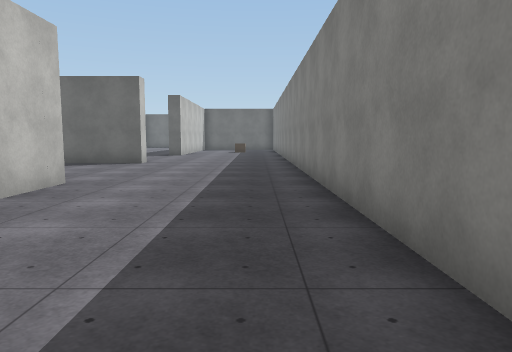
[1] (above)

20 first-person views from a walk through a scene from a Unity 3-D project. The camera is 1.5 m above the floor, tilts 6° down and sees 70° across. The floor is counted in squares, 2 m on a side. Each view is taken from the middle of a square. On the plan, view 1 faces up. The plan holds only what a view shows up to about 11 squares ahead; the rest is blank. The place goes on beyond the plan. Surface patterns are stand-ins for the level's own textures.

[2]
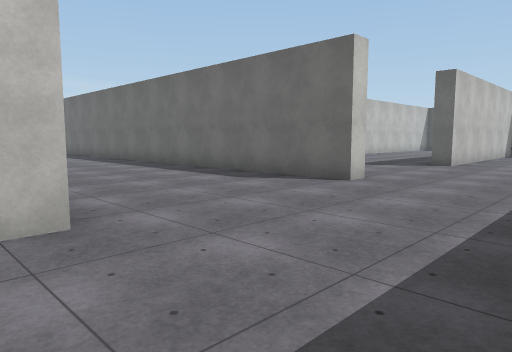

[3]
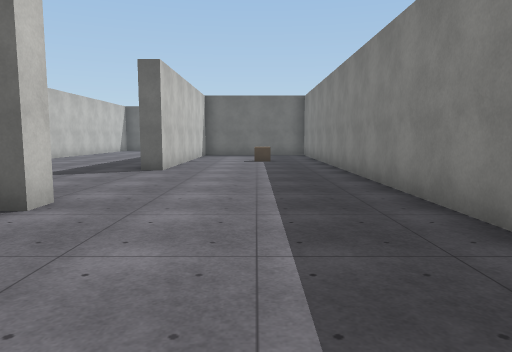

[4]
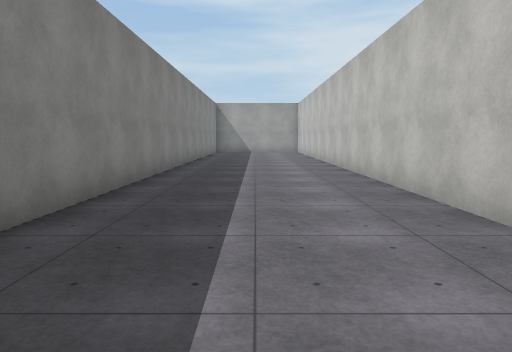

[5]
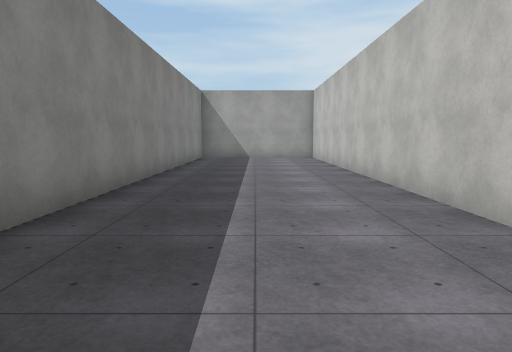

[6]
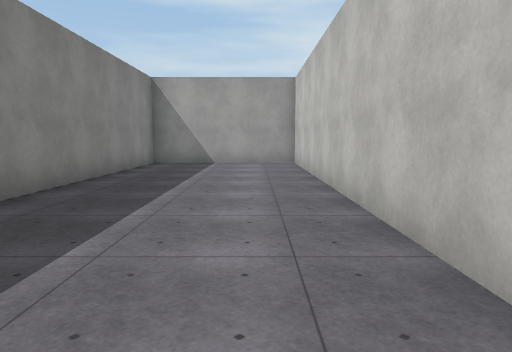

[7]
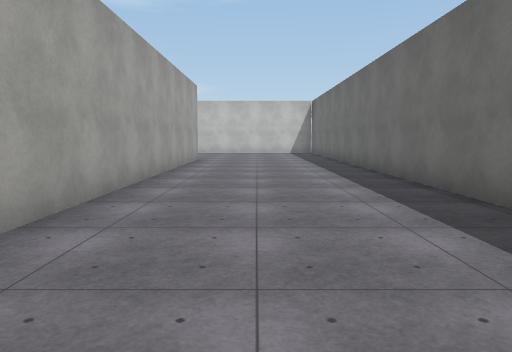

[8]
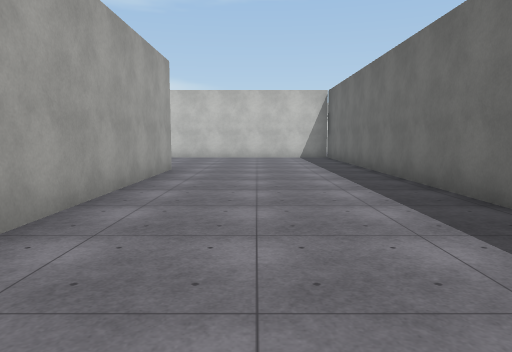

[9]
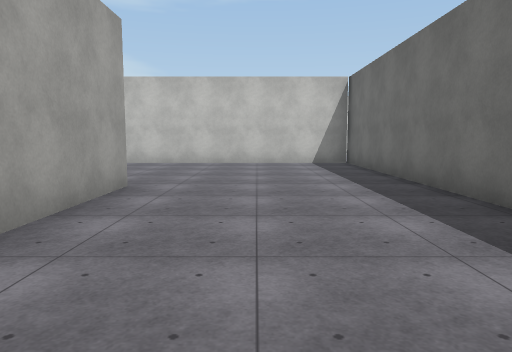

[10]
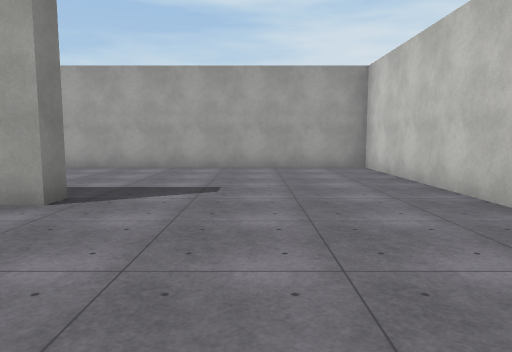

[11]
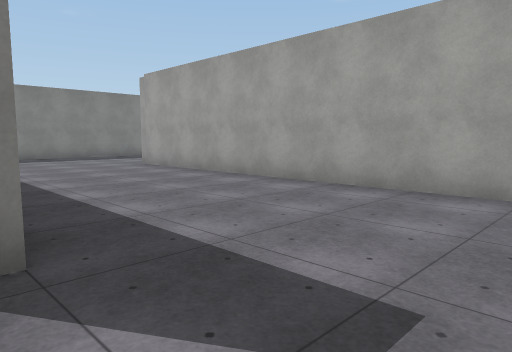

[12]
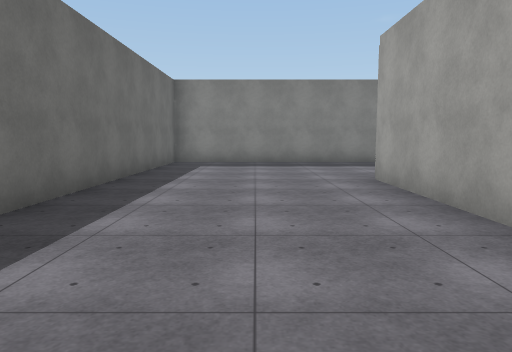

[13]
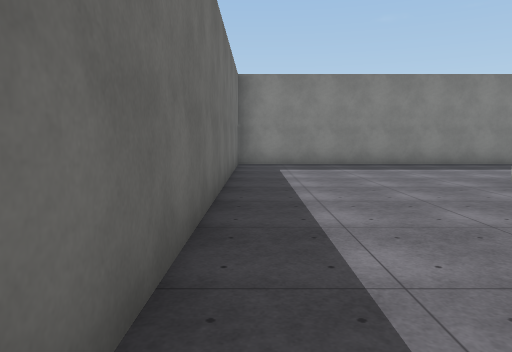

[14]
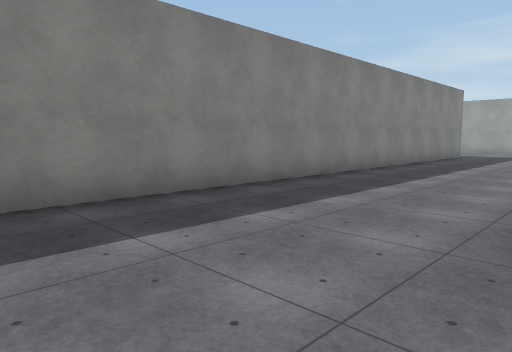

[15]
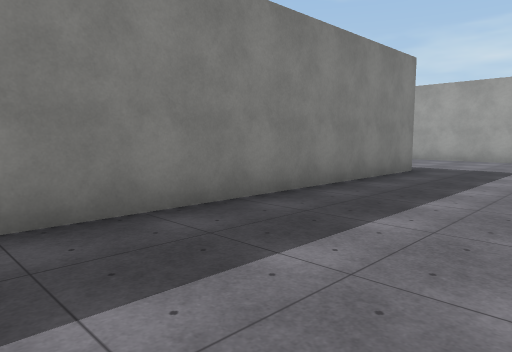

[16]
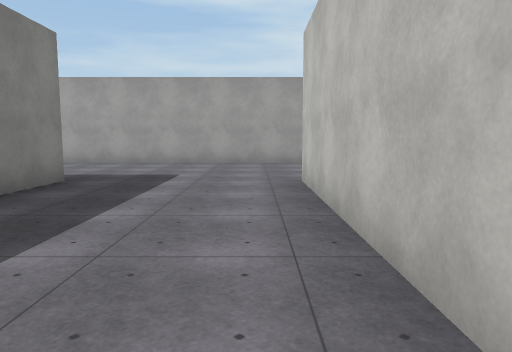

[17]
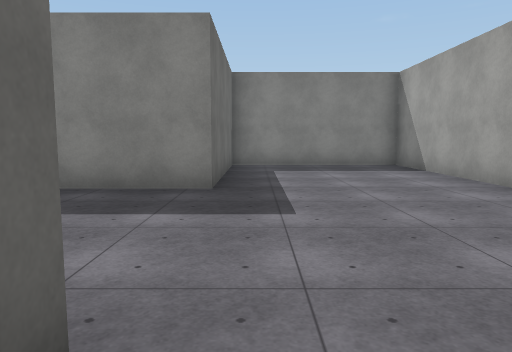

[18]
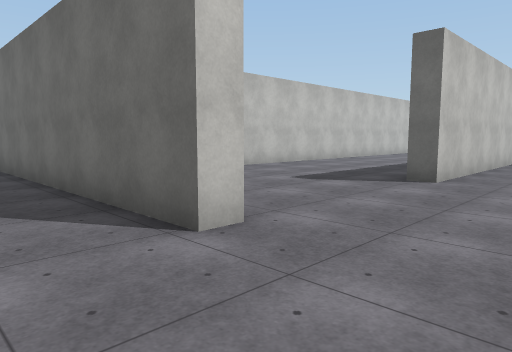

[19]
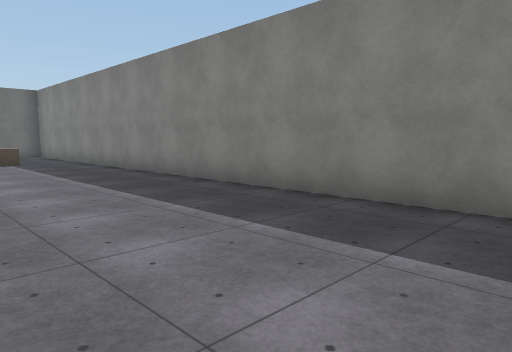

[20]
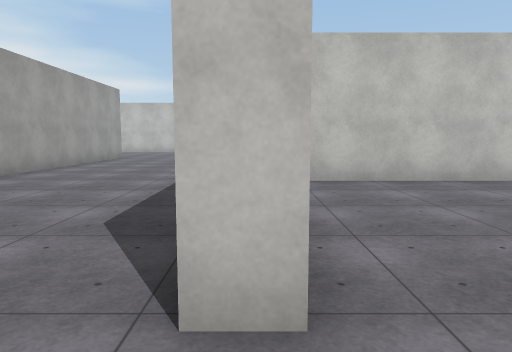

### Floor plan
Points are (right, up) in squares from view 1. A wall is a line through its corners. A room is listed if a view was taken in it or the views show most of it. See-through windows are left out.
Room 1 (views 1, 2, 3, 4, 5, 6, 7, 8, 9, 10, 11, 12, 13, 14, 15, 16, 17, 18, 19, 20)
walls: (-7.8, -7) (-7.8, -12.4); (-3.2, 6.1) (-3.2, -11.8) (1.1, -11.8) (1.1, 18.5); (-15.7, 5.4) (-15.7, 6) (-5.8, 6); (-3.3, 11.2) (-3.3, 10.7) (-20.8, 10.7) (-20.8, 0.8) (-8.4, 0.8); (-8.5, -16.9) (1.1, -16.9) (1.1, -12.4) (-3.7, -12.4) (-3.7, 5.5) (-13.4, 5.5); (-8.3, 17.4) (-8.3, 11.9); (-3.2, 18.5) (-3.2, 15.4) (-3.8, 15.4)
objects: cube (-1, 18)

Where each view was taken, in squares from view 1:
view 1: 0 up, 0 right, facing up
view 2: 5 up, 0 right, facing up-left
view 3: 7 up, 1 left, facing up
view 4: 7 up, 1 left, facing down
view 5: 2 up, 1 left, facing down
view 6: 1 down, 2 left, facing down
view 7: 8 up, 3 left, facing left
view 8: 8 up, 7 left, facing left
view 9: 8 up, 10 left, facing left
view 10: 10 up, 18 left, facing down
view 11: 6 up, 18 left, facing down-right
view 12: 3 up, 15 left, facing right
view 13: 5 up, 14 left, facing right
view 14: 3 up, 8 left, facing down-right
view 15: 4 down, 7 left, facing down-right
view 16: 6 down, 7 left, facing down
view 17: 13 down, 9 left, facing right
view 18: 9 up, 1 left, facing up-left
view 19: 7 up, 3 left, facing up-right
view 20: 11 up, 2 left, facing left
